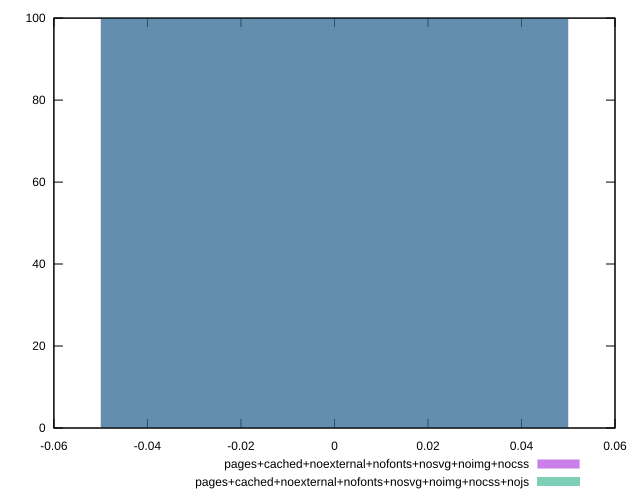

The gnuplot source for this figure:
reset
set terminal svg size 640, 500 enhanced background rgb 'white'
set output "reprap/unminified-css/comparison/histogram/12_vs_13.svg"

$pagesCachedNoexternalNofontsNosvgNoimgNocss <<EOF
0 100
EOF

$pagesCachedNoexternalNofontsNosvgNoimgNocssNojs <<EOF
0 100
EOF

set key outside below
set boxwidth 0.1
set yrange [0:100]
set style fill transparent solid 0.5 noborder

plot \
  $pagesCachedNoexternalNofontsNosvgNoimgNocss title "pages+cached+noexternal+nofonts+nosvg+noimg+nocss" with boxes, \
  $pagesCachedNoexternalNofontsNosvgNoimgNocssNojs title "pages+cached+noexternal+nofonts+nosvg+noimg+nocss+nojs" with boxes, \


reset
